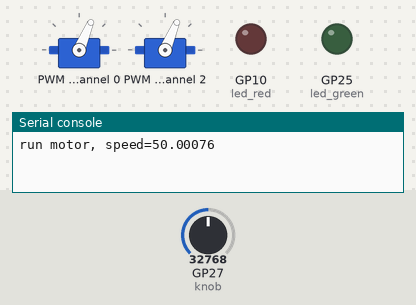
A program run on a simulated Raspberry Pi Pico running MicroPython. Parts: 2 × servo, output pins drawn as LEDs (lit = HIGH), the last lines printed to the serial console. The test bench sets the inputs (shaded band); at power-on: GP27 (knob) = 32768 (analog values on the 0–65535 scale). Servo angles are drawn from the pulse width (0.5 ms = 0°, 2.5 ms = 180°).

Above: at 1.2 s.
1.3 s: GP27 (knob) set to 19472
3.2 s: GP27 (knob) set to 19456
At 4.7 s:
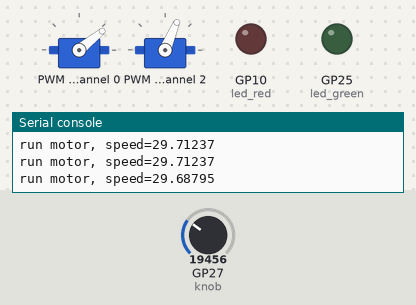
5.5 s: GP27 (knob) set to 15312
At 6.9 s:
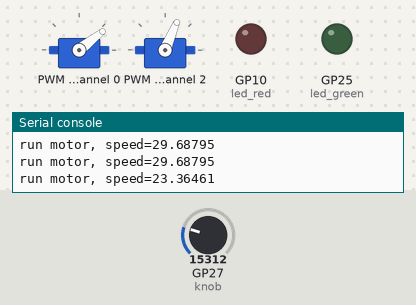
7.5 s: GP27 (knob) set to 14336
At 9.2 s:
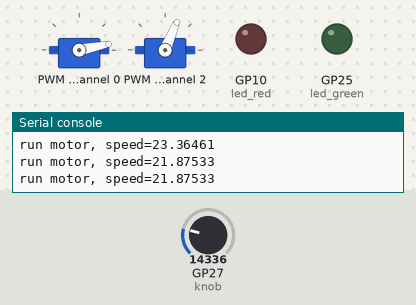
9.5 s: GP27 (knob) set to 12512
11.3 s: GP27 (knob) set to 11776
At 12.4 s:
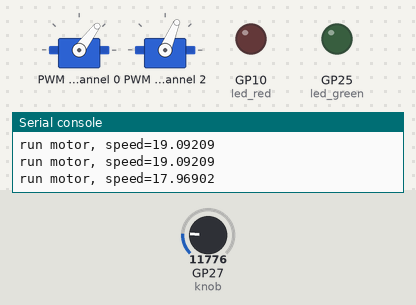
Timing chart, 0 to 14.3 s (numbered marks = the images above; inputs shaded):
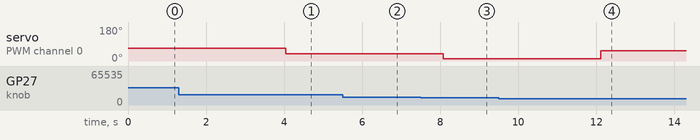

Measured:
- the behaviour switches between 19472 and 19456 on GP27 (knob) (found by bisection; images 0 and 1)
- the behaviour switches between 14352 and 14336 on GP27 (knob) (found by bisection; images 2 and 3)
- the behaviour switches between 11792 and 11776 on GP27 (knob) (found by bisection; images 3 and 4)
- after the input at 3.2 s, servo on PWM channel 0: 67° → 39° after 0.84 s
- after the input at 5.5 s, servo on PWM channel 0: 39° → 38° after 0.56 s
- after the input at 7.5 s, servo on PWM channel 0: 38° → 11° after 0.58 s
- after the input at 11.3 s, servo on PWM channel 0: 11° → 53° after 0.82 s

The program:

main.py
```python
from machine import Pin
from machine import ADC
from machine import Timer
from neopixel import NeoPixel
import time
import heapq
from motor import *


############### Task handler for Function-Queue ##############
# Setup Function-Queue using heapq
fq = []
heapq.heapify(fq)

def task1_handler(tim):
    global fq
    heapq.heappush(fq, 1)

def task2_handler(pin):
    global fq
    heapq.heappush(fq, 2)

def task3_handler(tim):
    global fq
    heapq.heappush(fq, 3)


############### Hardware Initialize ################
# GPIO configuration for KEY module
# KEY -> GPIO3
# IO interrupt is used
gpio_num_KEY = 3
key = Pin(gpio_num_KEY, Pin.IN, Pin.PULL_UP) # Set GPIO as Input, Pull-up mode

# GPIO configuration for LED module
# LED -> GPIO10
# LED is in "current sink" configuration, Which means logic=1 -> turn off, logic=0 -> turn on
gpio_num_LED = 10
led_red = Pin(gpio_num_LED, Pin.OUT) # Set GPIO as Output

# GPIO configuration for Pico's onboard LED
led_green = Pin('LED', Pin.OUT) # Set GPIO as Output

# ADC for VOL_ADJ module
gpio_knob = 27
knob = ADC(Pin(gpio_knob))

# Motor Driver
m = MotorDriver()
speed = 0


############## Interrupt Request Setup ################
# Timer for each tasks
tick_period_ms_task1 = 500   # Set time duration (ms) per tick
tick_period_ms_task2 = 1000   # Set time duration (ms) per tick
tim_task1 = Timer()
tim_task2 = Timer()
tim_task1.init(period=tick_period_ms_task1, mode=Timer.PERIODIC, callback=task1_handler)
tim_task2.init(period=tick_period_ms_task2, mode=Timer.PERIODIC, callback=task2_handler)
key.irq(trigger=Pin.IRQ_FALLING,handler=task3_handler)


######################### Tasks #########################
def task1():
    global speed
    # read knob for motor speed
    speed = knob.read_u16()/65535*100

def task2():
    global m
    print("run motor, speed={}".format(speed))
    m.MotorRun('MA', 'forward', speed, 1)

def task3():
    pass


################### Main Program ###################
# Superloop
while True:
    # Checking if there is a task in the Q, ready to be run
    try:
        fn = heapq.heappop(fq)
        if fn == 1:
            task1()
        elif fn == 2:
            task2()
        elif fn == 3:
            task3()
    except IndexError:
        pass
    except:
        print("Something went wrong")
```

motor.py
```python
import time
from machine import Pin, I2C
import math

class PCA9685:
    # Registers/etc.
    __SUBADR1            = 0x02
    __SUBADR2            = 0x03
    __SUBADR3            = 0x04
    __MODE1              = 0x00
    __PRESCALE           = 0xFE
    __LED0_ON_L          = 0x06
    __LED0_ON_H          = 0x07
    __LED0_OFF_L         = 0x08
    __LED0_OFF_H         = 0x09
    __ALLLED_ON_L        = 0xFA
    __ALLLED_ON_H        = 0xFB
    __ALLLED_OFF_L       = 0xFC
    __ALLLED_OFF_H       = 0xFD

    def __init__(self,i2c_num=0,i2c_scl=9,i2c_sda=8,i2c_freq=100_000,address=0x40,debug=False):
        self.i2c = I2C(id=i2c_num, scl=Pin(i2c_scl), sda=Pin(i2c_sda), freq=i2c_freq)
        self.address = address
        self.debug = debug
        if (self.debug):
            print("Reseting PCA9685")
        self.write(self.__MODE1, 0x00)

    def write(self, cmd, value):
        "Writes an 8-bit value to the specified register/address"
        self.i2c.writeto_mem(int(self.address), int(cmd), bytes([int(value)]))
        if (self.debug):
            print("I2C: Write 0x%02X to register 0x%02X" % (value, cmd))

    def read(self, reg):
        "Read an unsigned byte from the I2C device"
        rdate = self.i2c.readfrom_mem(int(self.address), int(reg), 1)
        if (self.debug):
            print("I2C: Device 0x%02X returned 0x%02X from reg 0x%02X" % (self.address, int(reg), rdate[0]))
        return rdate[0]

    def setPWMFreq(self, freq):
        "Sets the PWM frequency"
        prescaleval = 25000000.0    # 25MHz
        prescaleval /= 4096.0       # 12-bit
        prescaleval /= float(freq)
        prescaleval -= 1.0
        if (self.debug):
            print("Setting PWM frequency to %d Hz" % freq)
            print("Estimated pre-scale: %d" % prescaleval)
        prescale = math.floor(prescaleval + 0.5)
        if (self.debug):
            print("Final pre-scale: %d" % prescale)

        oldmode = self.read(self.__MODE1)
        #print("oldmode = 0x%02X" %oldmode)
        newmode = (oldmode & 0x7F) | 0x10        # sleep
        self.write(self.__MODE1, newmode)        # go to sleep
        self.write(self.__PRESCALE, int(math.floor(prescale)))
        self.write(self.__MODE1, oldmode)
        time.sleep(0.005)
        self.write(self.__MODE1, oldmode | 0x80)

    def setPWM(self, channel, on, off):
        "Sets a single PWM channel"
        self.write(self.__LED0_ON_L+4*channel, on & 0xFF)
        self.write(self.__LED0_ON_H+4*channel, on >> 8)
        self.write(self.__LED0_OFF_L+4*channel, off & 0xFF)
        self.write(self.__LED0_OFF_H+4*channel, off >> 8)
        if (self.debug):
            print("channel: %d  LED_ON: %d LED_OFF: %d" % (channel,on,off))

    def setServoPulse(self, channel, pulse):
        pulse = pulse * (4095 / 100)
        self.setPWM(channel, 0, int(pulse))

    def setLevel(self, channel, value):
        if (value == 1):
              self.setPWM(channel, 0, 4095)
        else:
              self.setPWM(channel, 0, 0)

class MotorDriver():
    def __init__(self, debug=False):
        self.debug = debug
        self.pwm = PCA9685()
        self.pwm.setPWMFreq(50)
        self.MotorPin = ['MA', 0,1,2, 'MB',3,4,5, 'MC',6,7,8, 'MD',9,10,11]
        self.MotorDir = ['forward', 0,1, 'backward',1,0]

    def MotorRun(self, motor, mdir, speed, runtime):
        if speed > 100:
            return

        mPin = self.MotorPin.index(motor)
        mDir = self.MotorDir.index(mdir)

        if (self.debug):
            print("set PWM PIN %d, speed %d" %(self.MotorPin[mPin+1], speed))
            print("set pin A %d , dir %d" %(self.MotorPin[mPin+2], self.MotorDir[mDir+1]))
            print("set pin b %d , dir %d" %(self.MotorPin[mPin+3], self.MotorDir[mDir+2]))

        self.pwm.setServoPulse(self.MotorPin[mPin+1], speed)
        self.pwm.setLevel(self.MotorPin[mPin+2], self.MotorDir[mDir+1])
        self.pwm.setLevel(self.MotorPin[mPin+3], self.MotorDir[mDir+2])

        time.sleep(runtime)
        self.pwm.setServoPulse(self.MotorPin[mPin+1], 0)
        self.pwm.setLevel(self.MotorPin[mPin+2], 0)
        self.pwm.setLevel(self.MotorPin[mPin+3], 0)

    def MotorStop(self, motor):
        mPin = self.MotorPin.index(motor)
        self.pwm.setServoPulse(self.MotorPin[mPin+1], 0)


if __name__ == '__main__':
    m = MotorDriver()
    time.sleep(1)
    print("ttest code")
    try:
        print("this is a motor driver test code")

        #Parameter 1: motor select:'MA', 'MB', 'MC', 'MD'
        #Parameter 2: turn dir:'forward', 'backward'
        #Parameter 3: motor speed: 0-100
        #Parameter 4: Running time: >0
        print("motor A forward, speed 25%, Run for 1S, then stop")
        m.MotorRun('MA', 'forward', 25, 1)
        # print("motor A backward, speed 100%, Run for 2S, then stop")
        # m.MotorRun('MA', 'backward', 100, 2)
        print("motor B forward, speed 50%, Run for 1S, then stop")
        m.MotorRun('MB', 'forward', 50, 1)
        #print("motor B forward, speed 50%, Run for 4S, then stop")
        #m.MotorRun('MB', 'backward', 50, 4)

        print("motor C forward, speed 75%, Run for 1S, then stop")
        m.MotorRun('MC', 'forward', 75, 1)

        print("motor D forward, speed 100%, Run for 1S, then stop")
        m.MotorRun('MD', 'forward', 100, 1)

        #time.sleep(2)

    except KeyboardInterrupt:
        exit()
```
